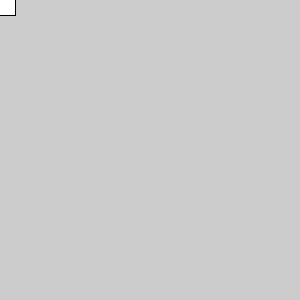
Frame 1 (no input)
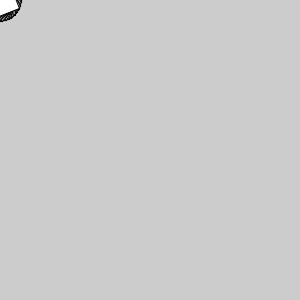
Frame 60 (the mouse pressed at the canvas centre just before this capture)
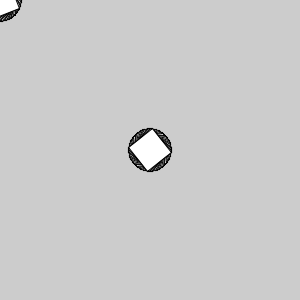
Frame 120 (the mouse held since frame 60 and released just before this capture)

The Processing sketch that drew these frames (run headless with seeded random() and noise(); from frame 60 on, the mouse is pressed at the canvas centre):

// Processing sketch: processing_95355
// ── processing_95355.pde

float angle = 0.0;

void setup() {
  size(300, 300);
  smooth();
}

void draw() {
  translate(mouseX, mouseY);
  rotate(angle);
  rect(-15, -15, 30, 30);
  angle += 0.1;
}
